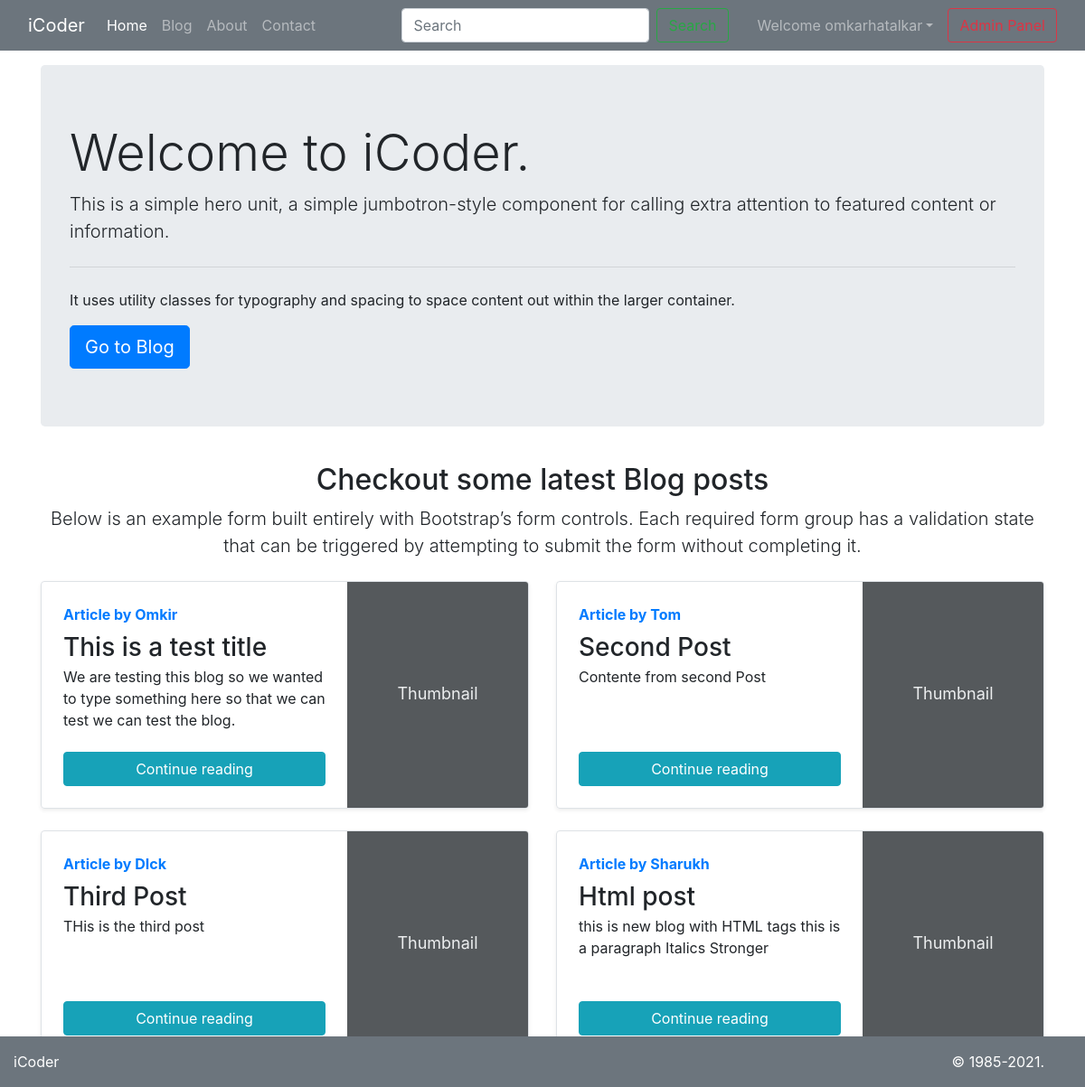
The app's page / (signed in) with its own data.
### blog/models.py (models this page shows, shortened)
class Post(models.Model):
	sno = models.AutoField(primary_key=True)
	title = models.CharField(max_length=255)
	content = models.TextField()
	author = models.CharField(max_length=30)
	slug = models.CharField(max_length=130)
	views = models.IntegerField(default=0)
	timestamp = models.DateTimeField(blank=True)

### home/views.py (the view)
# urls.py: path('', views.home, name="home"),
def home(request):
	allPosts = Post.objects.all()
	context = {'allPosts': allPosts}
	return render(request, 'home/home.html',context)

### templates/home/home.html (shortened to what this page needs)
{% extends "base.html" %}
{% block homeactive %}active{% endblock homeactive %}
{% block body %}
<div class="container my-3">
    <div class="jumbotron">
        <h1 class="display-4">Welcome to iCoder.</h1>
        <p class="lead">This is a simple hero unit, a simple jumbotron-style component for calling extra attention to featured content or information.</p>
        <hr class="my-4">
        <p>It uses utility classes for typography and spacing to space content out within the larger container.</p>
        <a class="btn btn-primary btn-lg" href="/blog" role="button">Go to Blog</a>
    </div>
</div>
<div class="container">
    <div class="py-2 text-center">
        <h2>Checkout some latest Blog posts</h2>
        <p class="lead">Below is an example form built entirely with Bootstrap’s form controls. Each required form group has a validation state that can be triggered by attempting to submit the form without completing it.</p>
    </div>
    <div class="row mb-2">
        {% for post in allPosts %}
        <div class="col-md-6">
            <div class="row no-gutters border rounded overflow-hidden flex-md-row mb-4 shadow-sm h-md-250 position-relative">
                <div class="col p-4 d-flex flex-column position-static">
                    <strong class="d-inline-block mb-2 text-primary">Article by {{post.author}}</strong>
                    <h3 class="mb-0">{{post.title}}</h3>
                    <p class="card-text mb-auto">{{post.content |striptags| truncatechars:150}}</p>
                    <a href="/blog/{{post.slug}}" role="button" class="btn btn-info mt-1">Continue reading</a>
                </div>
                <div class="col-auto d-none d-lg-block">
                    <svg class="bd-placeholder-img" width="200" height="250" xmlns="http://www.w3.org/2000/svg" role="img" aria-label="Placeholder: Thumbnail" preserveAspectRatio="xMidYMid slice" focusable="false">
                        <rect width="100%" height="100%" fill="#55595c"></rect><text x="50%" y="50%" fill="#eceeef" dy=".3em">Thumbnail</text>
                    </svg>
                </div>
            </div>
        </div>
        {% endfor %}
    </div>
</div>
{% endblock body %}

### templates/base.html (shortened to what this page needs)
<!doctype html>
<html lang="en">
<head>
    <link rel="stylesheet" href="https://cdn.jsdelivr.net/npm/bootstrap@4.6.0/dist/css/bootstrap.min.css">
</head>
<body>
    <nav class="navbar navbar-expand-lg navbar-dark bg-secondary sticky-top">
        <div class="container-fluid">
            <a class="navbar-brand" href="/">iCoder</a>
            <div class="collapse navbar-collapse" id="navbarSupportedContent">
                <ul class="navbar-nav me-auto mb-2 mb-lg-0">
                    <li class="nav-item">
                        <a class="nav-link {% block homeactive %} {% endblock homeactive %}" aria-current="page" href="/">Home</a>
                    </li>
                    <li class="nav-item">
                        <a class="nav-link {% block blogactive %} {% endblock blogactive %}" href="/blog">Blog</a>
                    </li>
                    <li class="nav-item">
                        <a class="nav-link {% block aboutactive %} {% endblock aboutactive %}" href="/about">About</a>
                    </li>
                    <li class="nav-item">
                        <a class="nav-link {% block contactactive %} {% endblock contactactive %}" href="/contact">Contact</a>
                    </li>
                </ul>
            </div>
            <form method="get" action="/search" class="form-inline mr-4">
                <input class="form-control mr-sm-2" type="search" placeholder="Search" aria-label="Search" name="query" id="query">
                <button class="btn btn-outline-success my-2 my-sm-0" type="search">Search</button>
            </form>
            {% if user.is_authenticated %}
            <ul class="navbar-nav">
                <li class="nav-item dropdown">
                    <a class="nav-link dropdown-toggle " data-toggle="dropdown" href="#" role="button" aria-haspopup="true" aria-expanded="false">Welcome {{request.user}}</a>
                </li>
            </ul>
            <a href="/admin" target="_blank" role="button" class="btn btn-outline-danger ml-2">Admin Panel</a>
            {% endif %}
        </div>
    </nav>
    <span class="mb-5 pb-5" style="margin-bottom: 300px !important;">
        {% block body %}
        {% endblock body %}
    </span>
    <footer class="footer mt-auto py-3 bg-secondary text-white fixed-bottom">
        <div class="container-fluid row">
            <span class="col-md-6">iCoder</span>
            <span class="col-md-6 text-right">© 1985-2021.</span>
        </div>
    </footer>
</body>
</html>

### templates/home/home.html (style rules this page uses)
.bd-placeholder-img { font-size: 1.125rem; text-anchor: middle; -webkit-user-select: none; -moz-user-select: none; -ms-user-select: none; user-select: none; }

### records on screen
Post: author "Omkir", title "This is a test title", content "We are testing this blog so we wanted to type something here so that we can test we can test the blog."
Post: author "Tom", title "Second Post", content "Contente from second Post"
Post: author "DIck", title "Third Post", content "THis is the third post"
Post: author "Sharukh", title "Html post", content "this is new blog with HTML tags this is a paragraph Italics Stronger"

### other values on screen
{{ request.user }} "omkarhatalkar"
